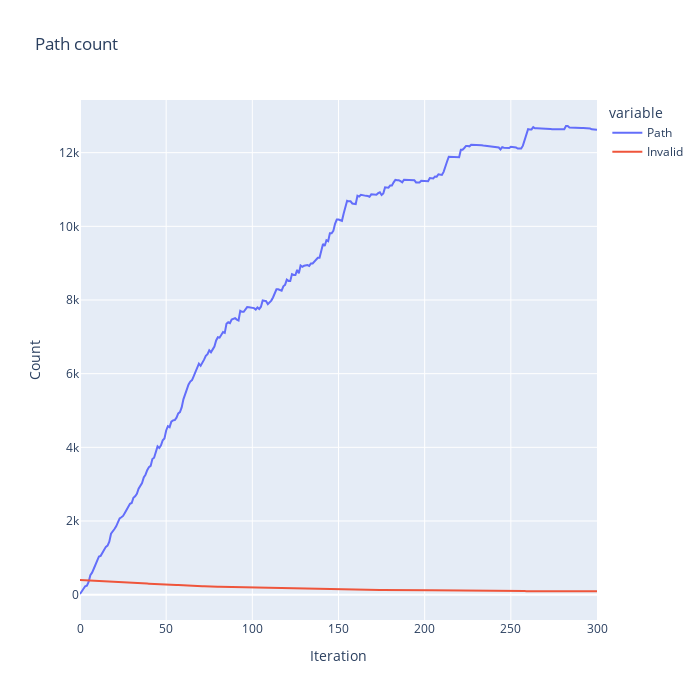

Notebook code cell kept with this figure:
### Code cell
plot_history(min_history, 'min')

### Figure 1 — Plotly figure (JSON) as saved in the notebook; plotly's stock layout.template omitted (floating-point values rounded to 4 significant figures; data arrays with more than 128 entries replaced by an {"elided": "..."} marker saying what was removed)
{"data": [{"hovertemplate": "variable=wide_variable_0<br>Iteration=%{x}<br>Count=%{y}<extra></extra>", "legendgroup": "wide_variable_0", "line": {"color": "#636efa", "dash": "solid"}, "marker": {"symbol": "circle"}, "mode": "lines", "name": "Path", "orientation": "v", "showlegend": true, "x": {"elided": "301 int values"}, "xaxis": "x", "y": {"elided": "301 int values"}, "yaxis": "y", "type": "scatter"}, {"hovertemplate": "variable=wide_variable_1<br>Iteration=%{x}<br>Count=%{y}<extra></extra>", "legendgroup": "wide_variable_1", "line": {"color": "#EF553B", "dash": "solid"}, "marker": {"symbol": "circle"}, "mode": "lines", "name": "Invalid", "orientation": "v", "showlegend": true, "x": {"elided": "301 int values"}, "xaxis": "x", "y": {"elided": "301 int values"}, "yaxis": "y", "type": "scatter"}], "layout": {"xaxis": {"anchor": "y", "domain": [0.0, 1.0], "title": {"text": "Iteration"}}, "yaxis": {"anchor": "x", "domain": [0.0, 1.0], "title": {"text": "Count"}}, "legend": {"title": {"text": "variable"}, "tracegroupgap": 0}, "title": {"text": "Path count"}, "height": 700, "width": 700}}
